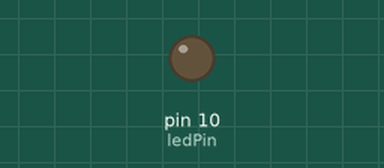
Bench run of a sketch on a simulated Arduino Uno, built with avr-gcc and run on an emulated ATmega328P. Parts: output pins drawn as LEDs (lit = HIGH).

Above: at 0.05 s.
At 0.6 s:
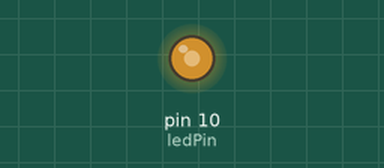
At 1.15 s:
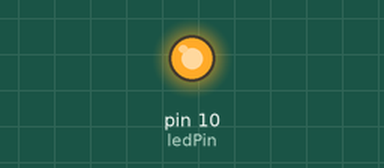
At 2.25 s:
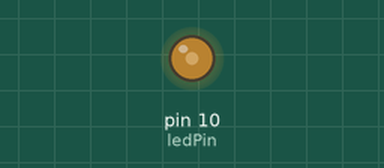
Timing chart, 0 to 5.2 s (numbered marks = the images above):
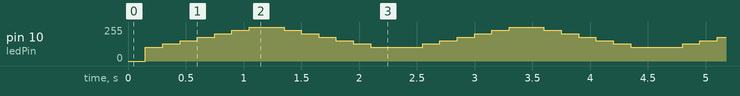

The sketch:

canyon.ino
```cpp
int ledPin = 10;

unsigned long previousMillis = 0;

int x = 0;

void setup()
{
  pinMode(ledPin, OUTPUT);
}

void loop()
{
  sad();
}

void sad() {
  unsigned long currentMillis = millis();

  if (currentMillis - previousMillis >= 150) {
    if (x < 15) {
      x++;
      previousMillis = currentMillis;
    }
    else {
      x = 0;
    }
  }

  if (x == 1 || x == 14) {
    analogWrite(ledPin, 102);
  }
  else if (x == 2 || x == 13) {
    analogWrite(ledPin, 128);
  }
  else if (x == 3 || x == 12) {
    analogWrite(ledPin, 153);
  }
  else if (x == 4 || x == 11) {
    analogWrite(ledPin, 179);
  }
  else if (x == 5 || x == 10) {
    analogWrite(ledPin, 204);
  }
  else if (x == 6 || x == 9) {
    analogWrite(ledPin, 230);
  }
  else if (x == 7 || x == 8) {
    analogWrite(ledPin, 255);
  }
}
```

Measured:
- by itself, pin 10 (ledPin): repeats every 2.3 s: 128/255 0.15 s, 153/255 0.15 s, 179/255 0.15 s, 204/255 0.15 s, 230/255 0.15 s, 255/255 0.30 s, 230/255 0.15 s, 204/255 0.15 s, 179/255 0.15 s, 153/255 0.15 s, 128/255 0.15 s, 102/255 0.45 s
